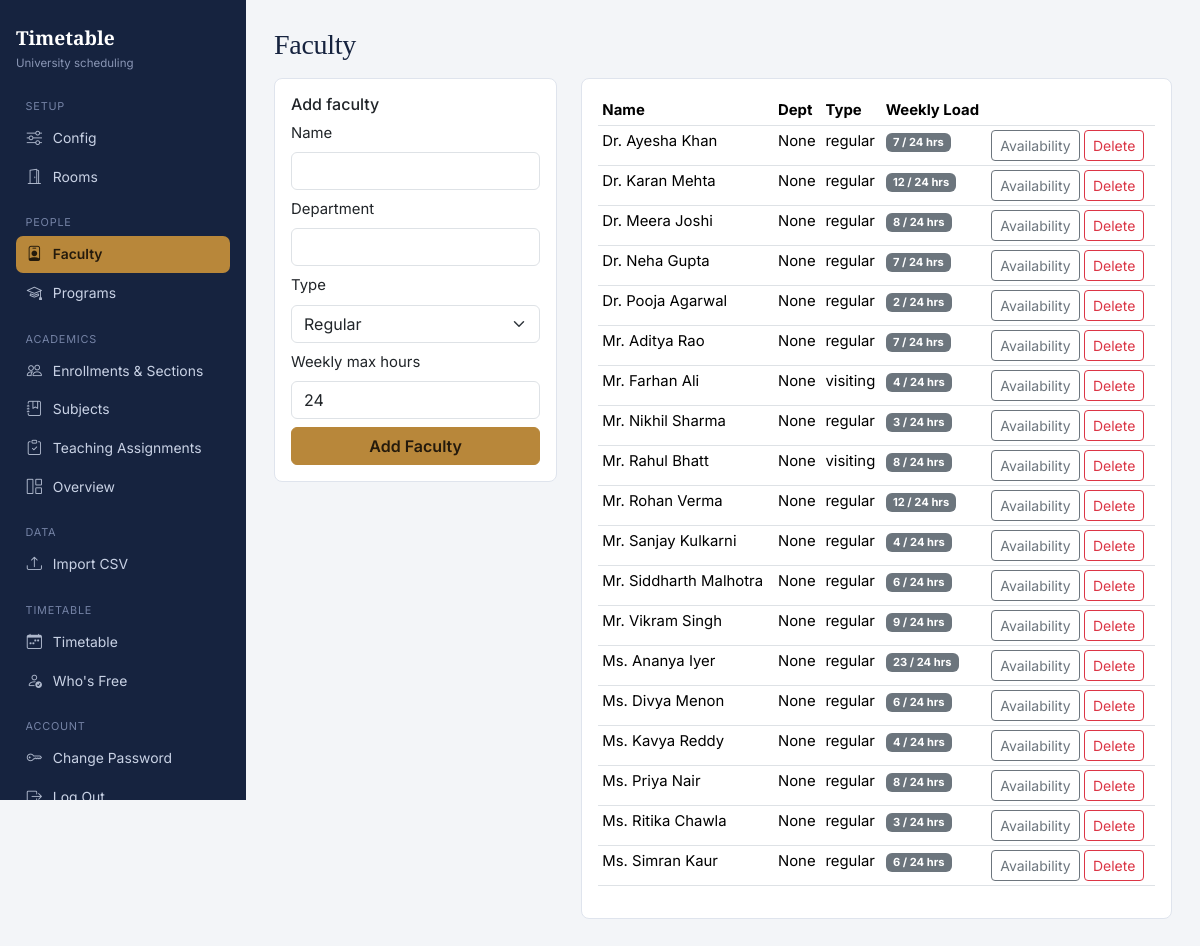
Page /faculty (signed in) on the committed database.
### models.py (models this page shows, shortened)
class Faculty(db.Model):
    id = db.Column(db.Integer, primary_key=True)
    name = db.Column(db.String(120), nullable=False)
    department = db.Column(db.String(120))
    faculty_type = db.Column(db.String(20), default="regular")  # regular / inter-department / visiting
    weekly_max_hours = db.Column(db.Integer, default=24)
    unavailable_slots = db.Column(db.Text, default="")

### app.py (the view, shortened to what this page needs)
@app.route("/faculty", methods=["GET", "POST"])
def faculty_page():
    faculty = Faculty.query.order_by(Faculty.name).all()
    load_rows = db.session.query(TeachingAssignment.faculty_id,
                                  func.coalesce(func.sum(TeachingAssignment.periods_per_week), 0)) \
        .group_by(TeachingAssignment.faculty_id).all()
    faculty_load = {fid: total for fid, total in load_rows}
    return render_template("faculty.html", faculty=faculty, faculty_load=faculty_load)

### app.py (called while the page is built)
@login_manager.user_loader
def load_user(user_id):
    return AdminUser.query.get(int(user_id))

@app.before_request
def require_login():
    allowed = {"login", "static"}
    if request.endpoint not in allowed and not current_user.is_authenticated:
        return login_manager.unauthorized()

### models.py (called while the page is built)
    @property
    def is_authenticated(self):
        return True

### templates/faculty.html (shortened to what this page needs)
{% extends "base.html" %}
{% block content %}
<h3 class="mb-3">Faculty</h3>
<div class="row">
  <div class="col-md-4">
    <div class="card p-3">
      <h6>Add faculty</h6>
      <form method="post">
        <div class="mb-2">
          <label class="form-label">Name</label>
          <input class="form-control" name="name" required>
        </div>
        <div class="mb-2">
          <label class="form-label">Department</label>
          <input class="form-control" name="department">
        </div>
        <div class="mb-2">
          <label class="form-label">Type</label>
          <select class="form-select" name="faculty_type">
            <option value="regular">Regular</option>
          </select>
        </div>
        <div class="mb-2">
          <label class="form-label">Weekly max hours</label>
          <input type="number" class="form-control" name="weekly_max_hours" value="24">
        </div>
        <button class="btn btn-primary w-100">Add Faculty</button>
      </form>
    </div>
  </div>
  <div class="col-md-8">
    <div class="card p-3">
      <table class="table table-sm table-hover">
        <thead><tr><th>Name</th><th>Dept</th><th>Type</th><th>Weekly Load</th><th></th></tr></thead>
        <tbody>
        {% for f in faculty %}
          <tr>
            <td>{{ f.name }}</td>
            <td>{{ f.department }}</td>
            <td>{{ f.faculty_type }}</td>
            <td>
              {% set load = faculty_load.get(f.id, 0) %}
              <span class="badge {% if f.weekly_max_hours and load > f.weekly_max_hours %}bg-danger{% else %}bg-secondary{% endif %}">
                {{ load }}{% if f.weekly_max_hours %} / {{ f.weekly_max_hours }}{% endif %} hrs
              </span>
            </td>
            <td>
              <a class="btn btn-sm btn-outline-secondary" href="{{ url_for('faculty_availability', fid=f.id) }}">Availability</a>
              <form method="post" action="{{ url_for('delete_faculty', fid=f.id) }}" class="d-inline" onsubmit="return confirm('Delete this faculty?');">
                <button class="btn btn-sm btn-outline-danger">Delete</button>
              </form>
            </td>
          </tr>
        {% else %}
          <tr><td colspan="5" class="text-muted">No faculty yet.</td></tr>
        {% endfor %}
        </tbody>
      </table>
    </div>
  </div>
</div>
{% endblock %}

### templates/base.html (style rules this page uses)
:root { --ink: #16233F; --ink-soft: #4A5876; --paper: #F3F5F8; --panel: #FFFFFF; --line: #DFE4ED; --brass: #B8873A; --brass-dark: #96692A; --steel: #3E6B96; --steel-tint: #E7EEF5; --sage: #4B7B62; --sage-tint: #E7F1EC; --signal: #A6423A; --signal-tint: #F7E9E7; --free: #E7F1EC; --free-ink: #2E5B44; }
body { background: var(--paper); color: var(--ink); font-family: 'Inter', -apple-system, sans-serif; font-size: .93rem; }
h1, h2, h3, .font-display { font-family: 'Source Serif 4', Georgia, serif; color: var(--ink); letter-spacing: -0.01em; }
.card { border:1px solid var(--line); border-radius:8px; box-shadow:none; margin-bottom:1.25rem; }
.btn-primary { background: var(--brass); border-color: var(--brass); color:#241A0C; font-weight:600; }
a { color: var(--steel); }

### rows in the picture
Faculty: name "Dr. Ayesha Khan", department "None", faculty_type "regular", load "7", weekly_max_hours "24"
Faculty: name "Dr. Karan Mehta", department "None", faculty_type "regular", load "12", weekly_max_hours "24"
Faculty: name "Dr. Meera Joshi", department "None", faculty_type "regular", load "8", weekly_max_hours "24"
Faculty: name "Dr. Neha Gupta", department "None", faculty_type "regular", load "7", weekly_max_hours "24"
Faculty: name "Dr. Pooja Agarwal", department "None", faculty_type "regular", load "2", weekly_max_hours "24"
Faculty: name "Mr. Aditya Rao", department "None", faculty_type "regular", load "7", weekly_max_hours "24"
Faculty: name "Mr. Farhan Ali", department "None", faculty_type "visiting", load "4", weekly_max_hours "24"
Faculty: name "Mr. Nikhil Sharma", department "None", faculty_type "regular", load "3", weekly_max_hours "24"
Faculty: name "Mr. Rahul Bhatt", department "None", faculty_type "visiting", load "8", weekly_max_hours "24"
Faculty: name "Mr. Rohan Verma", department "None", faculty_type "regular", load "12", weekly_max_hours "24"
Faculty: name "Mr. Sanjay Kulkarni", department "None", faculty_type "regular", load "4", weekly_max_hours "24"
Faculty: name "Mr. Siddharth Malhotra", department "None", faculty_type "regular", load "6", weekly_max_hours "24"
Faculty: name "Mr. Vikram Singh", department "None", faculty_type "regular", load "9", weekly_max_hours "24"
Faculty: name "Ms. Ananya Iyer", department "None", faculty_type "regular", load "23", weekly_max_hours "24"
Faculty: name "Ms. Divya Menon", department "None", faculty_type "regular", load "6", weekly_max_hours "24"
Faculty: name "Ms. Kavya Reddy", department "None", faculty_type "regular", load "4", weekly_max_hours "24"
Faculty: name "Ms. Priya Nair", department "None", faculty_type "regular", load "8", weekly_max_hours "24"
Faculty: name "Ms. Ritika Chawla", department "None", faculty_type "regular", load "3", weekly_max_hours "24"
Faculty: name "Ms. Simran Kaur", department "None", faculty_type "regular", id "6", weekly_max_hours "24"
